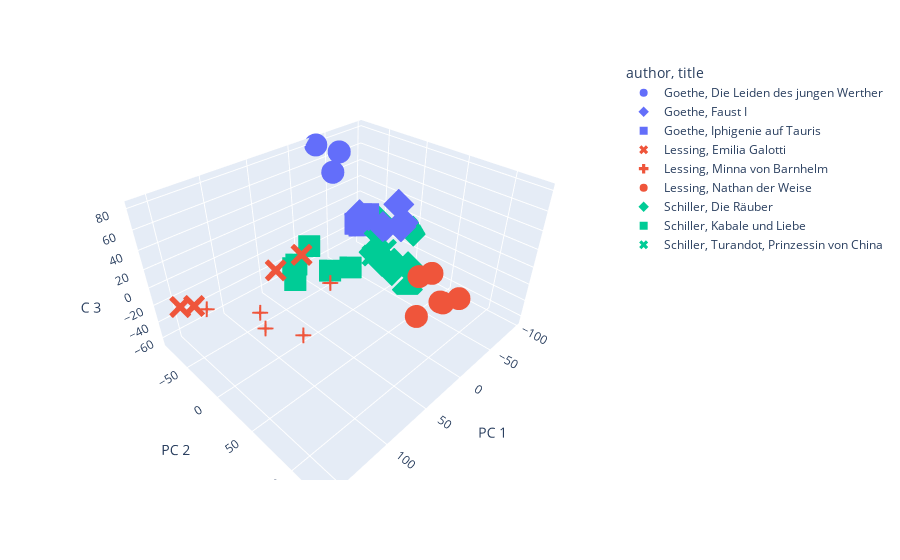

The cell this chart's notebook holds for it:
### Markdown cell above
In der zweidimensionalen Visualisierung erkennt man bereits deutliche Unterschiede zwischen Lessing und den beiden anderen Autoren. Zwischen Goethe und Schiller zu unterscheiden ist jedoch nicht direkt möglich.

### Code cell
fig = px.scatter_3d(freqs, x="PC 1", y="PC 2", z="PC 3", color="author", symbol = "title")
fig.show()

### Figure 1 — Plotly figure (JSON) as saved in the notebook; plotly's stock layout.template omitted (floating-point values rounded to 4 significant figures)
{"data": [{"hovertemplate": "author=Goethe<br>title=Die Leiden des jungen Werther<br>PC 1=%{x}<br>PC 2=%{y}<br>PC 3=%{z}<extra></extra>", "legendgroup": "Goethe, Die Leiden des jungen Werther", "marker": {"color": "#636efa", "symbol": "circle"}, "mode": "markers", "name": "Goethe, Die Leiden des jungen Werther", "scene": "scene", "showlegend": true, "type": "scatter3d", "x": [-31.88, -30.2, -8.141], "y": [-52.36, -84.88, -36.81], "z": [81.78, 80.33, 72.77]}, {"hovertemplate": "author=Goethe<br>title=Faust I<br>PC 1=%{x}<br>PC 2=%{y}<br>PC 3=%{z}<extra></extra>", "legendgroup": "Goethe, Faust I", "marker": {"color": "#636efa", "symbol": "diamond"}, "mode": "markers", "name": "Goethe, Faust I", "scene": "scene", "showlegend": true, "type": "scatter3d", "x": [-78.87, -59.4, -54.98, -38.6, -38.26, -41.49], "y": [-10.86, -17.15, 12.74, 2.832, 28.41, -32.29], "z": [22.02, -4.771, 14.34, 17.27, 32.44, 15.74]}, {"hovertemplate": "author=Goethe<br>title=Iphigenie auf Tauris<br>PC 1=%{x}<br>PC 2=%{y}<br>PC 3=%{z}<extra></extra>", "legendgroup": "Goethe, Iphigenie auf Tauris", "marker": {"color": "#636efa", "symbol": "square"}, "mode": "markers", "name": "Goethe, Iphigenie auf Tauris", "scene": "scene", "showlegend": true, "type": "scatter3d", "x": [-68.16, -59.62, -58.35], "y": [-44.69, -55.7, -48.36], "z": [1.176, -12.11, -10.85]}, {"hovertemplate": "author=Lessing<br>title=Emilia Galotti<br>PC 1=%{x}<br>PC 2=%{y}<br>PC 3=%{z}<extra></extra>", "legendgroup": "Lessing, Emilia Galotti", "marker": {"color": "#EF553B", "symbol": "x"}, "mode": "markers", "name": "Lessing, Emilia Galotti", "scene": "scene", "showlegend": true, "type": "scatter3d", "x": [73.03, 71.2, 153.5, 159.9], "y": [-29.98, 7.11, -39.57, -53.2], "z": [2.689, 36.48, 1.091, -4.203]}, {"hovertemplate": "author=Lessing<br>title=Minna von Barnhelm<br>PC 1=%{x}<br>PC 2=%{y}<br>PC 3=%{z}<extra></extra>", "legendgroup": "Lessing, Minna von Barnhelm", "marker": {"color": "#EF553B", "symbol": "cross"}, "mode": "markers", "name": "Lessing, Minna von Barnhelm", "scene": "scene", "showlegend": true, "type": "scatter3d", "x": [55.79, 85.0, 121.1, 107.2, 148.7], "y": [25.56, 19.69, 10.3, -6.179, -27.23], "z": [8.446, -38.26, 4.227, -32.34, 2.092]}, {"hovertemplate": "author=Lessing<br>title=Nathan der Weise<br>PC 1=%{x}<br>PC 2=%{y}<br>PC 3=%{z}<extra></extra>", "legendgroup": "Lessing, Nathan der Weise", "marker": {"color": "#EF553B", "symbol": "circle"}, "mode": "markers", "name": "Lessing, Nathan der Weise", "scene": "scene", "showlegend": true, "type": "scatter3d", "x": [-6.729, 4.049, 13.14, 9.561, 9.758, 30.52], "y": [99.6, 109.0, 128.6, 98.42, 86.11, 102.1], "z": [-6.413, 4.13, 24.85, 32.31, 22.81, 0.8743]}, {"hovertemplate": "author=Schiller<br>title=Die Räuber<br>PC 1=%{x}<br>PC 2=%{y}<br>PC 3=%{z}<extra></extra>", "legendgroup": "Schiller, Die Räuber", "marker": {"color": "#00cc96", "symbol": "diamond"}, "mode": "markers", "name": "Schiller, Die Räuber", "scene": "scene", "showlegend": true, "type": "scatter3d", "x": [-48.6, -96.64, -63.17, -84.86, -41.02, -38.38, -61.23, -48.21], "y": [12.23, -2.058, 21.55, -42.73, -9.777, 17.85, -15.45, 30.89], "z": [-27.69, -14.8, -65.39, -13.78, -20.35, -29.18, -44.74, -22.74]}, {"hovertemplate": "author=Schiller<br>title=Kabale und Liebe<br>PC 1=%{x}<br>PC 2=%{y}<br>PC 3=%{z}<extra></extra>", "legendgroup": "Schiller, Kabale und Liebe", "marker": {"color": "#00cc96", "symbol": "square"}, "mode": "markers", "name": "Schiller, Kabale und Liebe", "scene": "scene", "showlegend": true, "type": "scatter3d", "x": [-7.562, 16.11, 29.34, 32.8, 46.99, 8.524], "y": [-12.05, -48.04, -60.06, -50.11, -35.39, -25.8], "z": [-24.86, -4.366, -31.25, -20.09, -24.68, -27.65]}, {"hovertemplate": "author=Schiller<br>title=Turandot, Prinzessin von China<br>PC 1=%{x}<br>PC 2=%{y}<br>PC 3=%{z}<extra></extra>", "legendgroup": "Schiller, Turandot, Prinzessin von China", "marker": {"color": "#00cc96", "symbol": "x"}, "mode": "markers", "name": "Schiller, Turandot, Prinzessin von China", "scene": "scene", "showlegend": true, "type": "scatter3d", "x": [-39.14, -47.75, -22.5, -2.532], "y": [-7.804, -8.319, 21.66, 22.14], "z": [-4.735, -5.94, 5.084, 8.217]}], "layout": {"legend": {"title": {"text": "author, title"}, "tracegroupgap": 0}, "margin": {"t": 60}, "scene": {"domain": {"x": [0, 1], "y": [0, 1]}, "xaxis": {"title": {"text": "PC 1"}}, "yaxis": {"title": {"text": "PC 2"}}, "zaxis": {"title": {"text": "PC 3"}}}}}
